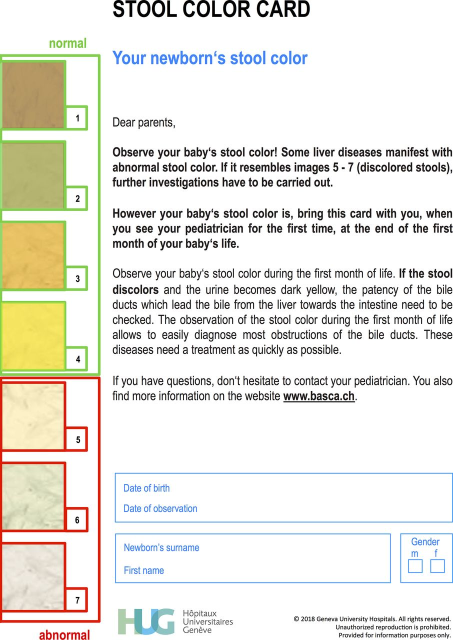
#> input picture imgs/stcard.jpg, 906 x 1280 px (shown at 1/2 size)
$ python -i imaging.py   (imports and definitions only)
#> lines starting #> are read from the running program, lines starting #| are printed output that depends on the picture; after the words box and inside, x2 and y2 are one past the last pixel; in counts of white or black regions, pixels touching at a corner belong together
"""
imaging.py
----------
Image loading and LAB-space mask generation utilities.
"""

import cv2
import numpy as np
from scipy.ndimage import binary_fill_holes


# ---------------------------------------------------------------------------
# Loading
# ---------------------------------------------------------------------------

# [58 lines left out: functions load_image_rgb, mask_lab, fill_mask_poly, not called in this run]


def fill_mask_bin(mask: np.ndarray, kernel_size: int = 25) -> np.ndarray:
    """
    Fill mask holes via morphological closing followed by binary fill.

    Parameters
    ----------
    mask : (H, W) bool or uint8 ndarray
    kernel_size : int
        Diameter of the elliptical structuring element used for closing.

    Returns
    -------
    filled : (H, W) uint8 ndarray  (values 0 or 255)
    """
    mask_u8 = mask.astype(np.uint8) * 255
    kernel = cv2.getStructuringElement(cv2.MORPH_ELLIPSE, (kernel_size, kernel_size))
    mask_closed = cv2.morphologyEx(mask_u8, cv2.MORPH_CLOSE, kernel)
    mask_filled = binary_fill_holes(mask_closed > 0)
    return (mask_filled * 255).astype(np.uint8)


# [7 lines left out: function fill_mask_hull, not called in this run]


def contour_largest(mask_u8: np.ndarray):
    """
    Isolate the largest connected component in *mask_u8*.

    Returns
    -------
    mask_largest : (H, W) uint8 ndarray
        Binary mask of the largest component (values 0 or 255).
    border : (H, W) uint8 ndarray
        Morphological gradient (edge image) of *mask_u8*.
    """
    kernel = np.ones((3, 3), np.uint8)
    border = cv2.morphologyEx(mask_u8, cv2.MORPH_GRADIENT, kernel)

    num_labels, labels = cv2.connectedComponents(mask_u8)
    sizes = np.bincount(labels.ravel())
    sizes[0] = 0  # ignore background

    largest = sizes.argmax()
    mask_largest = (labels == largest).astype(np.uint8) * 255
    return mask_largest, border


# ---------------------------------------------------------------------------
# Convenience: full segmentation pipeline
# ---------------------------------------------------------------------------

def segment_image(img_rgb: np.ndarray):
    """
    Run the standard segmentation pipeline on *img_rgb*.

    Steps
    -----
    1. Otsu threshold on the *a* and *b* LAB channels.
    2. Combine masks with AND.
    3. Fill holes (morphological closing + binary fill).
    4. Keep only the largest connected component.

    Returns
    -------
    img_lab   : (H, W, 3) ndarray  – LAB version of the input
    big_mask  : (H, W) uint8       – largest-component mask
    border    : (H, W) uint8       – edge image
    """
    img_lab = cv2.cvtColor(img_rgb, cv2.COLOR_RGB2LAB)
#> img_lab: shape (1280, 906, 3); mean of channels 0, 1, 2 233.4, 127.8, 132.3
    _, _, _ = cv2.split(img_lab)          # kept for symmetry; unpacked below
    L, a, b = cv2.split(img_lab)
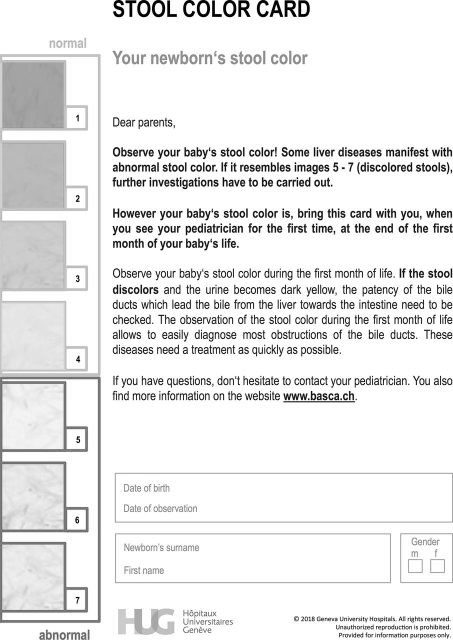
#> L: shape (1280, 906) (shown at 1/2 size); min 0, max 255, mean 233.4
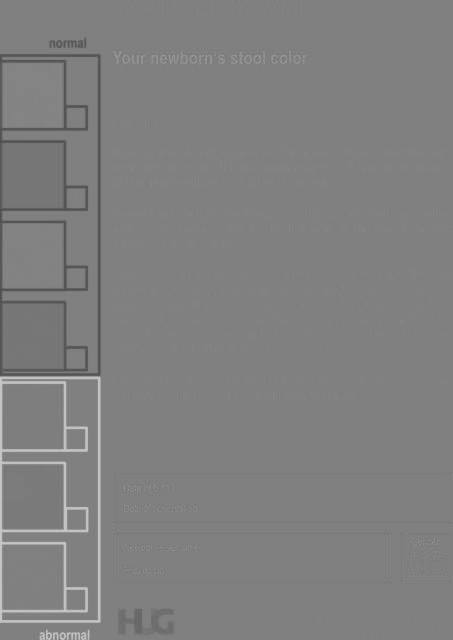
#> a: shape (1280, 906) (shown at 1/2 size); min 73, max 204, mean 127.8
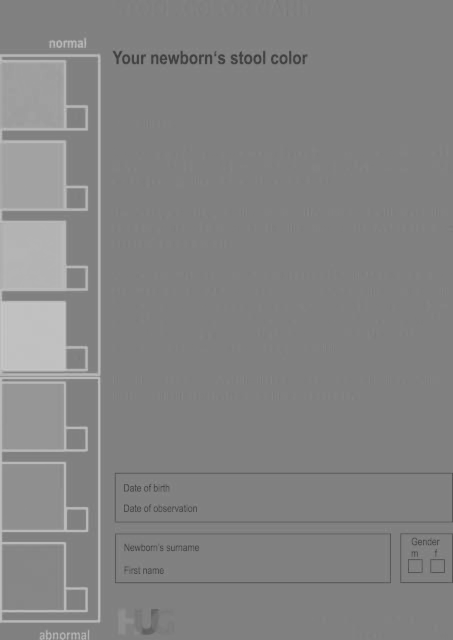
#> b: shape (1280, 906) (shown at 1/2 size); min 54, max 202, mean 132.3

    _, mask_a = cv2.threshold(a, 0, 255, cv2.THRESH_BINARY_INV + cv2.THRESH_OTSU)
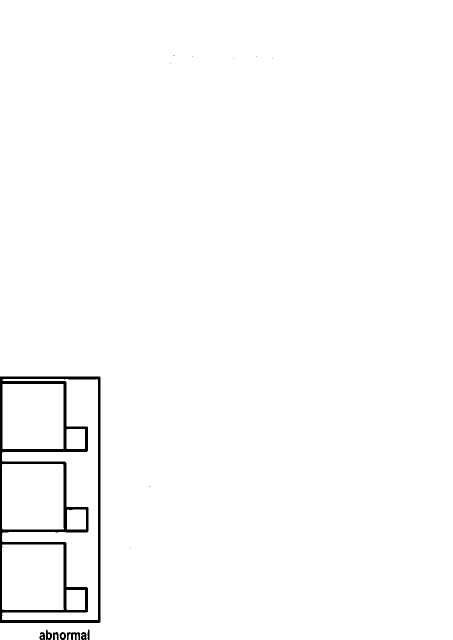
#> mask_a: shape (1280, 906) (shown at 1/2 size); 98.6% white; 16 black regions (8 under 20 px), largest, box (x1, y1, x2, y2) and area: (0, 753, 201, 1246) 15400, (134, 1264, 160, 1280) 242, (92, 1259, 104, 1280) 150
    _, mask_b = cv2.threshold(b, 0, 255, cv2.THRESH_BINARY + cv2.THRESH_OTSU)
#> mask_b: shape (1280, 906); 8.7% white; 43 white regions (27 under 20 px), largest, box (x1, y1, x2, y2) and area: (0, 108, 202, 752) 84102, (0, 753, 201, 1246) 14918, (126, 80, 154, 96) 257
    mascara = cv2.bitwise_and(mask_b, mask_a)
#> mascara: shape (1280, 906); 7.4% white; 56 white regions (43 under 20 px), largest, box (x1, y1, x2, y2) and area: (0, 108, 202, 752) 84102, (126, 80, 154, 96) 257, (4, 928, 14, 1057) 138

    filled_mask = fill_mask_bin(mascara)
#> in fill_mask_bin, `mask_closed = cv2.morphologyEx(mask_u8, cv2.MORPH_CLOSE, kernel)`: mask_closed: shape (1280, 906); values 0 (black) and 1 (white), 8.8% white; 40 white regions (37 under 20 px), largest, box (x1, y1, x2, y2) and area: (0, 76, 202, 898) 100558, (0, 928, 90, 1101) 917, (124, 833, 126, 864) 38
#> in fill_mask_bin, `mask_filled = binary_fill_holes(mask_closed > 0)`: mask_filled: shape (1280, 906) bool; 11.5% white; 40 white regions (37 under 20 px), largest, box (x1, y1, x2, y2) and area: (0, 76, 202, 898) 132635, (0, 928, 90, 1101) 917, (124, 833, 126, 864) 38
    big_mask, border = contour_largest(filled_mask)
#> in contour_largest, `border = cv2.morphologyEx(mask_u8, cv2.MORPH_GRADIENT, kernel)`:
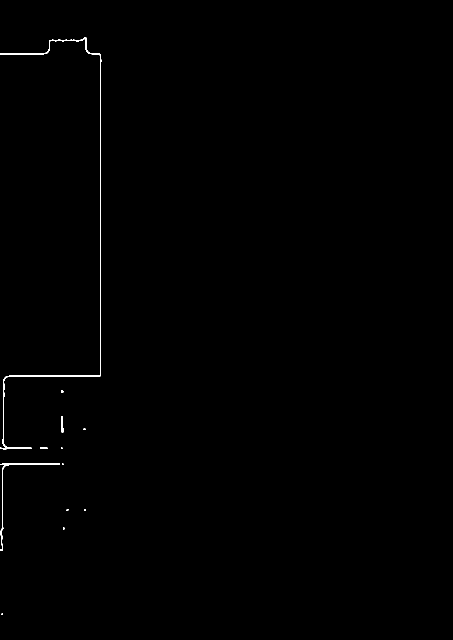
#> border: shape (1280, 906) (shown at 1/2 size); 0.32% white in thin lines or dots, all inside (x1, y1, x2, y2) = (0, 75, 203, 1230)
#> in contour_largest, `num_labels, labels = cv2.connectedComponents(mask_u8)`:
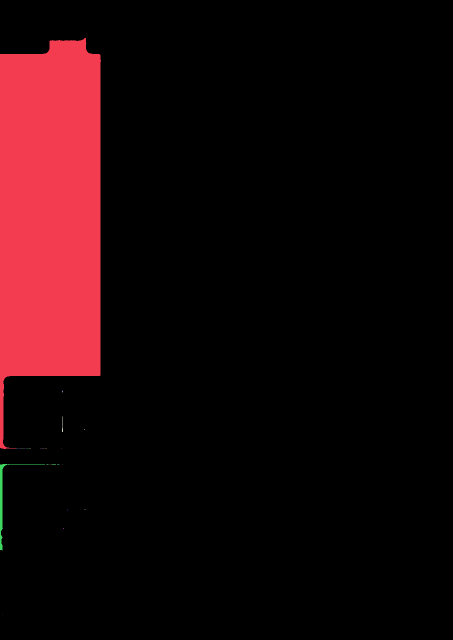
#> labels: shape (1280, 906) int32 (shown at 1/2 size); 41 distinct labels, from 0 to 40; one colour per label, 0 black
#> in contour_largest, `num_labels, labels = cv2.connectedComponents(mask_u8)`: num_labels = 41
#> in contour_largest, `sizes = np.bincount(labels.ravel())`: sizes = 41 values, max 1026032 at index 0, min 1 at index 5, mean 28284.9
#> in contour_largest, `largest = sizes.argmax()`: largest = 1
#> in contour_largest, `mask_largest = (labels == largest).astype(np.uint8) * 255`:
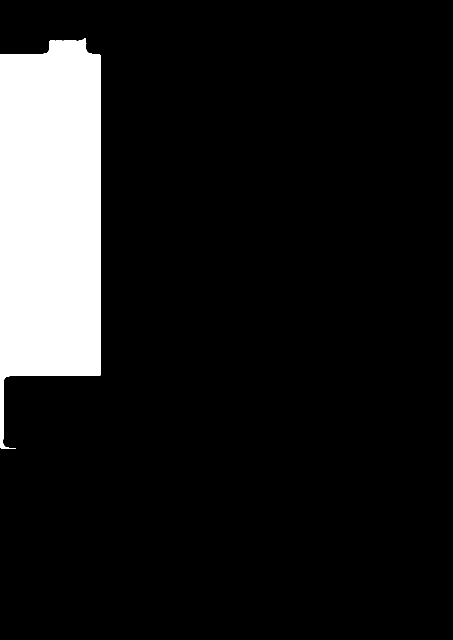
#> mask_largest: shape (1280, 906) (shown at 1/2 size); 11.4% white; 1 white region, box (x1, y1, x2, y2) and area: (0, 76, 202, 898) 132635
    return img_lab, big_mask, border


# ---------------------------------------------------------------------------
# Visualisation helper
# ---------------------------------------------------------------------------

# [8 lines left out: function pixelate, not called in this run]

>>> import cv2
>>> picture = cv2.cvtColor(cv2.imread('imgs/stcard.jpg'), cv2.COLOR_BGR2RGB)
>>> result = segment_image(picture)
